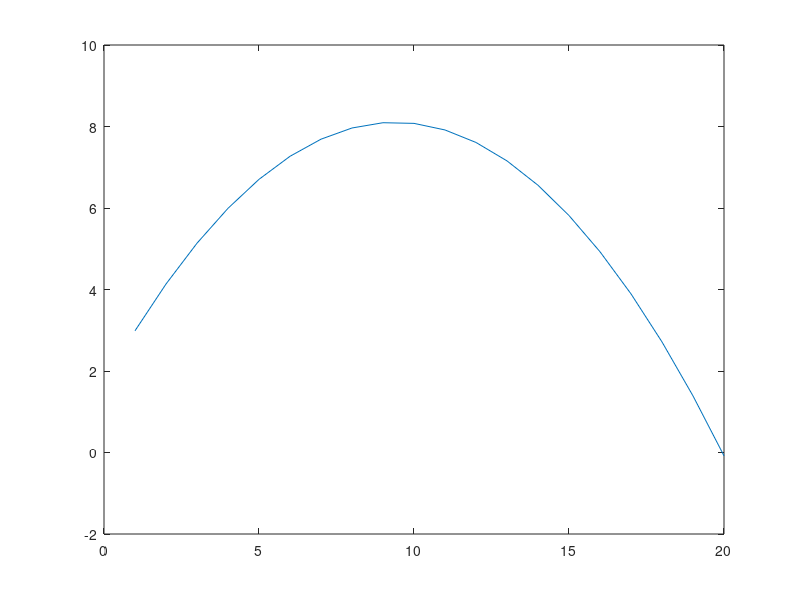

MATLAB code for this plot:
pv = []; %vector
x = 0; 
a =[-0.0727, 1.3652, 1.6948]; %coefficients from vandermonde
func = @(x) a(3) + a(2)*x + a(1)*x^2;

%loop which iterates and saves the y-position for every x in R from 1 to 20.
for x = 1:20
   y = func(x);
   pv = [pv, y];
end
pv;
plot(pv); 
